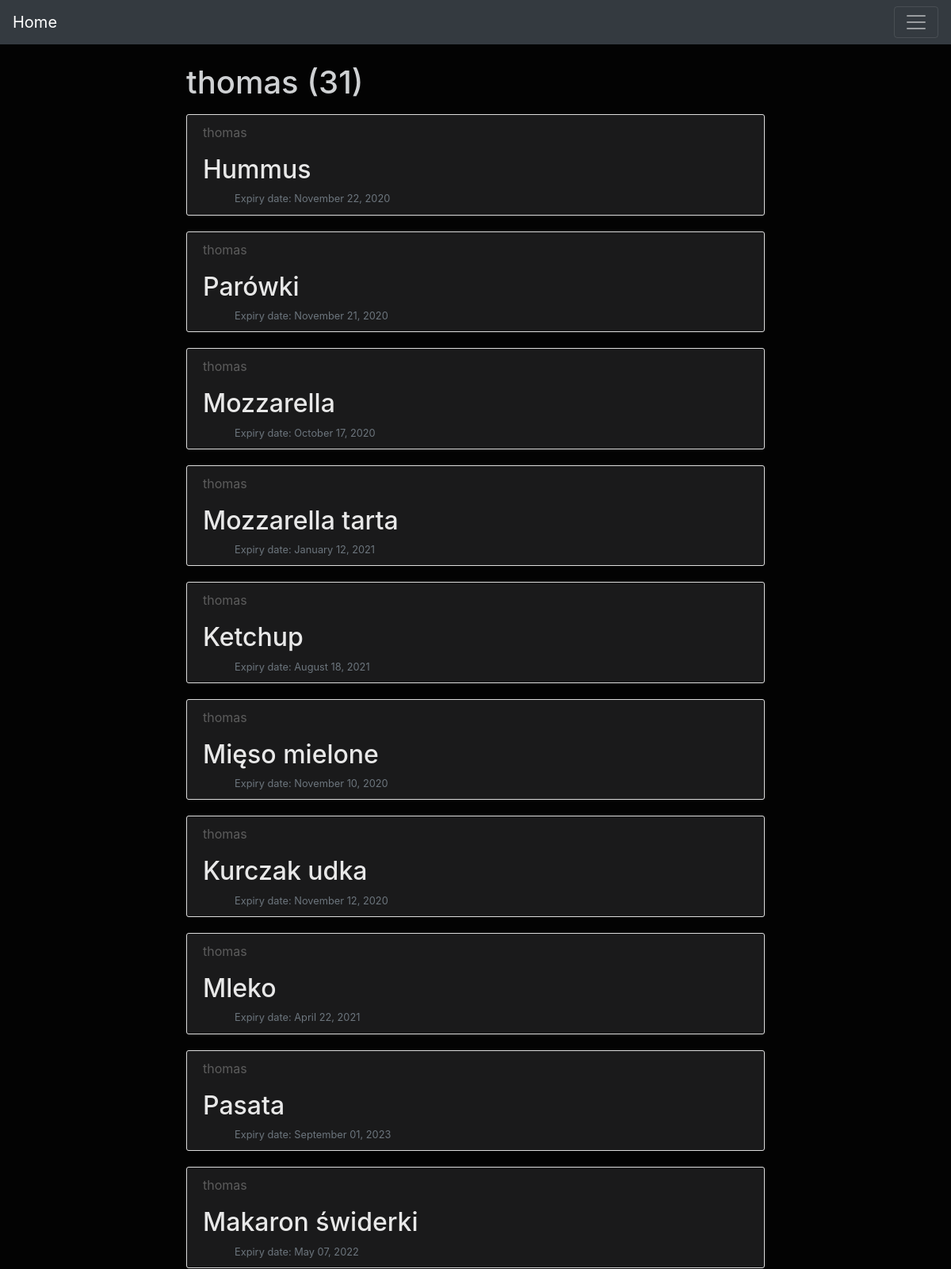
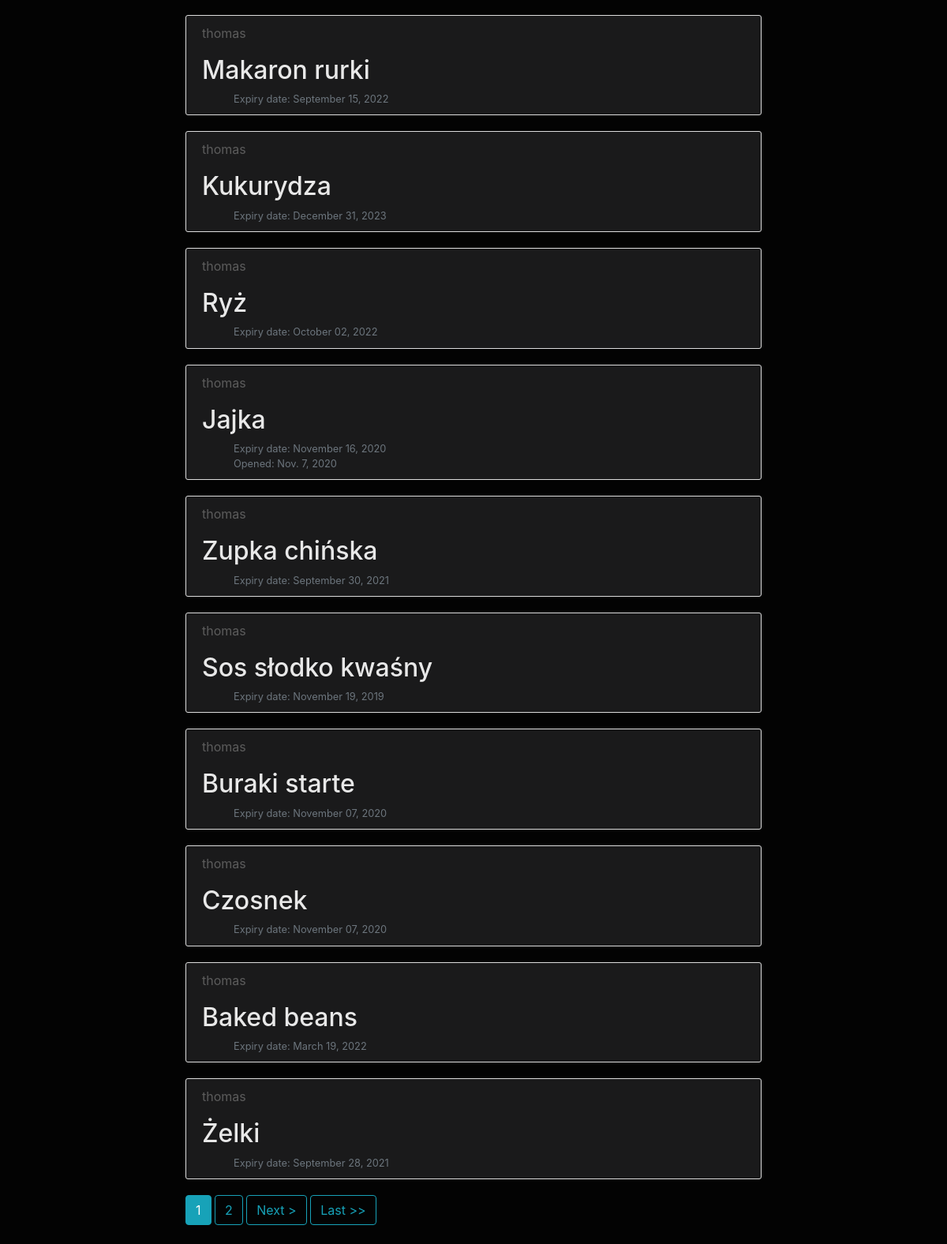
The page /foods/user/thomas on the database its author committed (2 pictures, top to bottom).
### foods/models.py (models this page shows, shortened)
class FoodType(models.Model):
    food = models.CharField(max_length = 200)
    add_date = models.DateField('date added')
    exp_date = models.DateField('expire date', null=True, blank=True)
    opened = models.BooleanField(default = False)
    opened_date = models.DateField('opened date', null=True, blank=True)
    quantity = models.IntegerField(default = 1)
    price = models.DecimalField(default = 0, max_digits = 10, decimal_places = 2)
    author = models.ForeignKey(User, on_delete=models.CASCADE)

### foods/views.py (the view)
# urls.py: path('user/<str:username>', UserPostListView.as_view(), name='user-posts'),
class UserPostListView(ListView):
    model = FoodType
    template_name = 'foods/user_index.html'
    context_object_name = 'latest_food_added'
    ordering = ['-add_date']
    paginate_by = 20
    def get_queryset(self):
        user = get_object_or_404(User, username=self.kwargs.get('username'))
        return FoodType.objects.filter(author=user).order_by('-add_date')

### foods/templates/foods/user_index.html (shortened to what this page needs)
{% extends "foods/base.html" %}
    {% block content %}
    <h1 class="mb-3">{{ view.kwargs.username }} ({{ page_obj.paginator.count }})</h1>
    {% for food in latest_food_added %}
        <article class="media content-section">
            <div class="media-body">
                <div>
                    <p class="mr-2">{{ food.author }}</p>
                </div>
                <h2><a class="article-title" href="{% url 'foods-detail' food.id %}">{{ food.food }}</a></h2>
                <small class="text-muted">
                    <ul>
                        Expiry date: {{ food.exp_date|date:"F d, Y" }}
                    </ul>
                    {% if food.opened == True %}
                        <ul>
                            Opened: {{ food.opened_date}}
                        </ul>
                    {% endif %}
                </small>
            </div>
        </article>
    {% endfor %}
    {% if is_paginated %}
            {% for num in page_obj.paginator.page_range %}
                {% if page_obj.number == num %}
                    <a class="btn btn-info mb-4" href="?page={{ num }}">{{ num }}</a>
                {% elif num > page_obj.number|add:'-3' and num < page_obj.number|add:'3' %}
                    <a class="btn btn-outline-info mb-4" href="?page={{ num }}">{{ num }}</a>
                {% endif %}
            {% endfor %}
            {% if page_obj.has_next %}
                <a class="btn btn-outline-info mb-4" href="?page={{ page_obj.next_page_number }}">Next &gt;</a>
                <a class="btn btn-outline-info mb-4" href="?page={{ page_obj.paginator.num_pages }}">Last &gt;&gt;</a>
            {% endif %}
        {% endif %}
    {% endblock content %}

### foods/static/foods/main.css (style rules this page uses)
body { background: #030303; color: #5c5c5c; margin-top: 5rem; }
h1, h2, h3, h4, h5, h6 { color: #cfd1d3; }
ul { margin: 0; }
.content-section { background: #1a1a1b; padding: 10px 20px; border: 1px solid #dddddd; border-radius: 3px; margin-bottom: 20px; }
.article-title { color: #e8e8e8; }

### rows shown on the page
FoodType: author "thomas", food "Hummus", exp_date "November 22, 2020"
FoodType: author "thomas", food "Parówki", exp_date "November 21, 2020"
FoodType: author "thomas", food "Mozzarella", exp_date "October 17, 2020"
FoodType: author "thomas", food "Mozzarella tarta", exp_date "January 12, 2021"
FoodType: author "thomas", food "Ketchup", exp_date "August 18, 2021"
FoodType: author "thomas", food "Mięso mielone", exp_date "November 10, 2020"
FoodType: author "thomas", food "Kurczak udka", exp_date "November 12, 2020"
FoodType: author "thomas", food "Mleko", exp_date "April 22, 2021"
FoodType: author "thomas", food "Pasata", exp_date "September 01, 2023"
FoodType: author "thomas", food "Makaron świderki", exp_date "May 07, 2022"
FoodType: author "thomas", food "Makaron rurki", exp_date "September 15, 2022"
FoodType: author "thomas", food "Kukurydza", exp_date "December 31, 2023"
FoodType: author "thomas", food "Ryż", exp_date "October 02, 2022"
FoodType: author "thomas", food "Jajka", exp_date "November 16, 2020", opened_date "Nov. 7, 2020"
FoodType: author "thomas", food "Zupka chińska", exp_date "September 30, 2021"
FoodType: author "thomas", food "Sos słodko kwaśny", exp_date "November 19, 2019"
FoodType: author "thomas", food "Buraki starte", exp_date "November 07, 2020"
FoodType: author "thomas", food "Czosnek", exp_date "November 07, 2020"
FoodType: author "thomas", food "Baked beans", exp_date "March 19, 2022"
FoodType: author "thomas", food "Żelki", exp_date "September 28, 2021"

### other values the page prints
{{ view.kwargs.username }} "thomas"
{{ page_obj.paginator.count }} "31"
{{ num }} "1"
{{ num }} "2"
